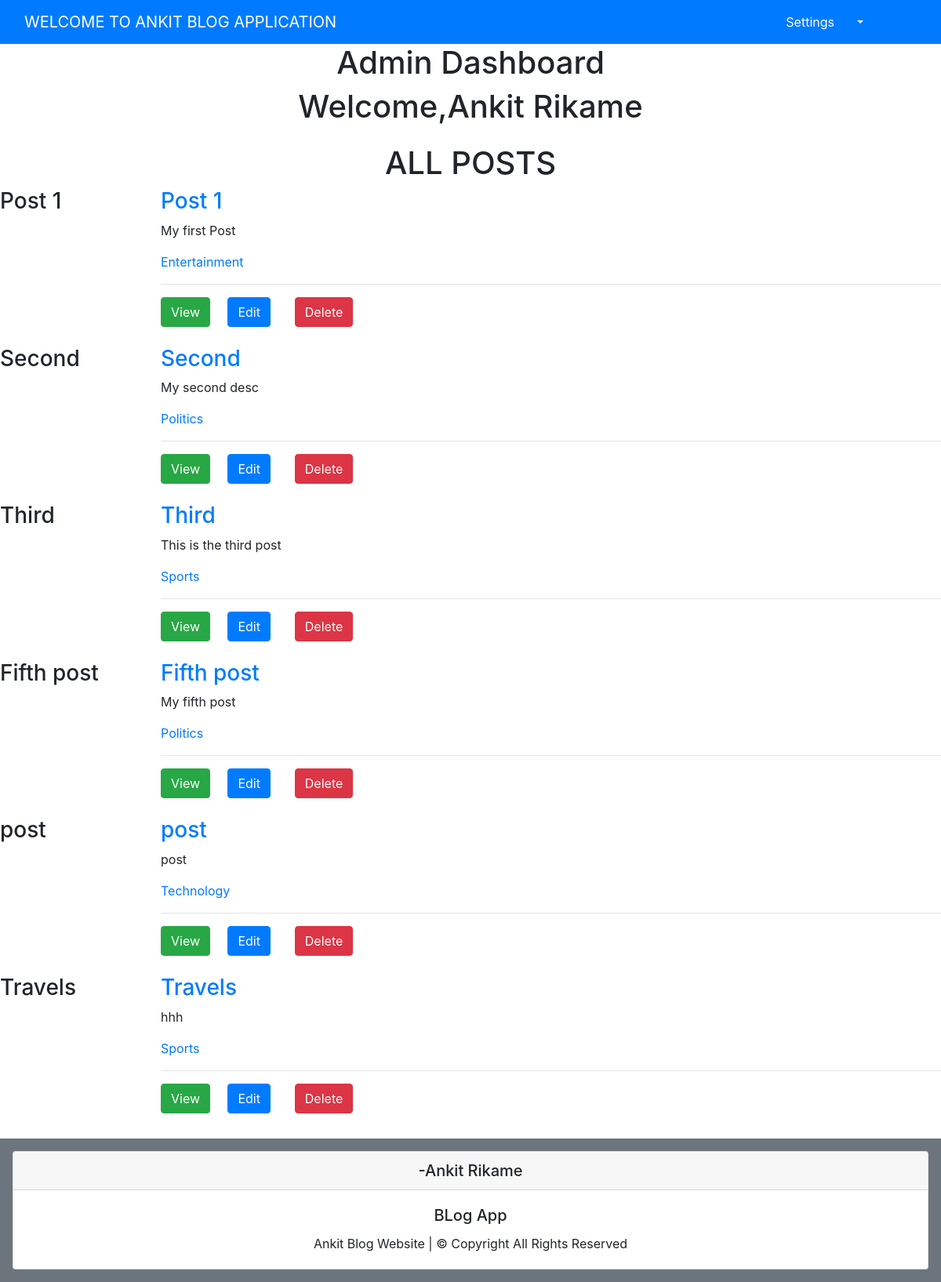
/inc/dashboard.php (signed in), run on the app's committed database.
### tables this page shows
CREATE TABLE `posts` (
  `id` int(100) NOT NULL,
  `title` varchar(200) NOT NULL,
  `description` varchar(255) NOT NULL,
  `category` varchar(50) NOT NULL,
  `user_role` int(10) NOT NULL
);

### inc/dashboard.php (the view, shortened to what this page needs)
<?php
    include("../config/db.php");
?>
<?php if(!$_SESSION['username']):?>
    <?php header('Location:login.php');?>
<?php else:?>
<?php include("header.php");?>
    <div class="container">
    <?php if($_SESSION['id'] == 1):?>
            <h1 mt-4 style="text-align:center;" backgroung-color="blue;"> Admin Dashboard </h1>
    <?php else:?>
            <h1 mt-4 style="text-align:center;"> Users Dashboard </h1>
            <hr>
    <?php endif;?>
        <h1 style="text-align:center;"><?php echo 'Welcome,' .$_SESSION['username'];?></h1>
         <div class="row">
             <div class="col-lg-12">
            </div>
        </div>
        <h1 style ="text-align:center">ALL POSTS </h1>
</div>
    <?php
        $posts_query = " SELECT * FROM posts";
        $posts_result= mysqli_query($conn,$posts_query) or die ("error");
        if(mysqli_num_rows($posts_result)> 0){
            while($posts = mysqli_fetch_assoc($posts_result)){
                $id = $posts['id'];
                $title = $posts['title'];
                $description = $posts['description'];
                $category = $posts['category'];
    ?>
                <div class = "row">
                    <div class="col-lg-2">
                        <h3> <?php echo $title;?>
                    </div>
                    <div class="col-lg-10 mb-4">
                        <h3><a href=""><?php echo $title;?></a></h3>
                        <p><?php echo $description;?></p>
                        <a href=""><?php echo $category;?></a>
                        <hr>
                        <div class="row mb-8">
                            <?php if($_SESSION['id'] != 1):?>
                            <div class="col-lg-1"><a class="btn btn-success" href=view.php?id=<?php echo $id;?>>View</a></div>
                            <?php else:?>
                            <div class="col-lg-1"><a class="btn btn-success" href=view.php?id=<?php echo $id;?>>View</a></div>
                            <div class="col-lg-1"><a class="btn btn-primary" href=edit.php?id=<?php echo $id;?>>Edit</a></div>
                            <div class="col-lg-1">
                                <form action="delete.php" method="POST">
                                    <input type="submit" name="delete" value="Delete"
                                    class="btn btn-danger">
                                </form>
                            </div>
                            <?php endif;?>
                        </div>
                    </div>
                </div>
                <?php
            }
        }
 ?>
<?php endif;?>
<?php include("footer.php")?>

### inc/header.php (shortened to what this page needs)
<!DOCTYPE html>
<html lang="en">
<head>
    <link rel="stylesheet" href="https://stackpath.bootstrapcdn.com/bootstrap/4.3.1/css/bootstrap.min.css"
>
</head>
<body>
    <nav class="navbar navbar-expand-lg navbar-dark bg-primary">
    <div class="col-lg-10">
        <a class="navbar-brand" href="#" style="color: #fff;">WELCOME TO ANKIT BLOG APPLICATION</a>
    </div>
    <div clas="col-lg-2">
    <div class="btn-group">
        <a href="#" class="btn btn-default" style="color: #fff;">Settings</a>
        <a href="#" class="btn btn-default dropdown-toggle" style="color: #fff;"
        data-toggle="dropdown" aria-expaned="false">
        </a>
    </div>
    </div>
    </nav>
    </body>
    </html>

### inc/footer.php
<div class="p-3 mt-2 bg-secondary text-black ">
<div class="card" style="text-align:center">
  <h5 class="card-header">-Ankit Rikame</h5>
  <div class="card-body">
    <h5 class="card-title">BLog App </h5>
    <p class="card-text"> Ankit Blog Website | © Copyright All Rights Reserved</p>
  </div>
</div>
</div>

### data on the page
posts: title "Post 1", description "My first Post", category "Entertainment"
posts: title "Second", description "My second desc", category "Politics"
posts: title "Third", description "This is the third post", category "Sports"
posts: title "Fifth post", description "My fifth post", category "Politics"
posts: title "post", description "post", category "Technology"
posts: title "Travels", description "hhh", category "Sports"

### other printed values
$_SESSION['username'] "Ankit Rikame"
